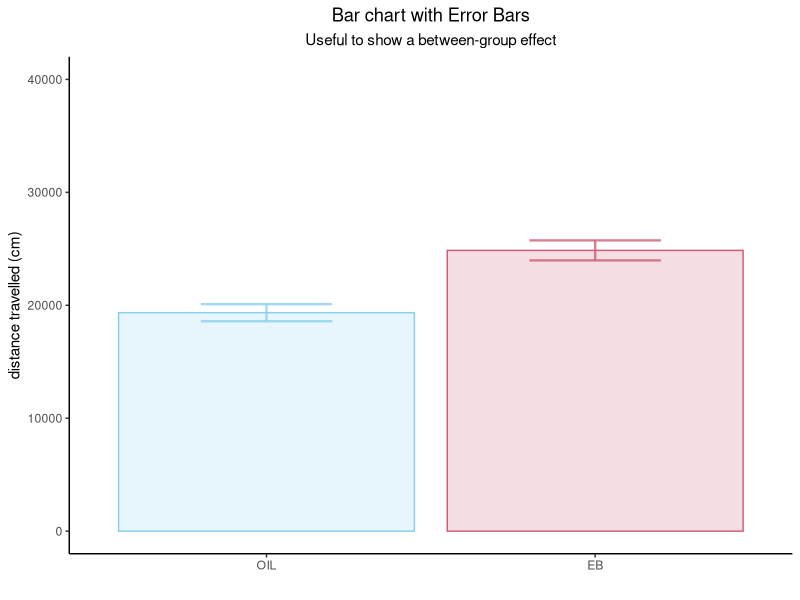
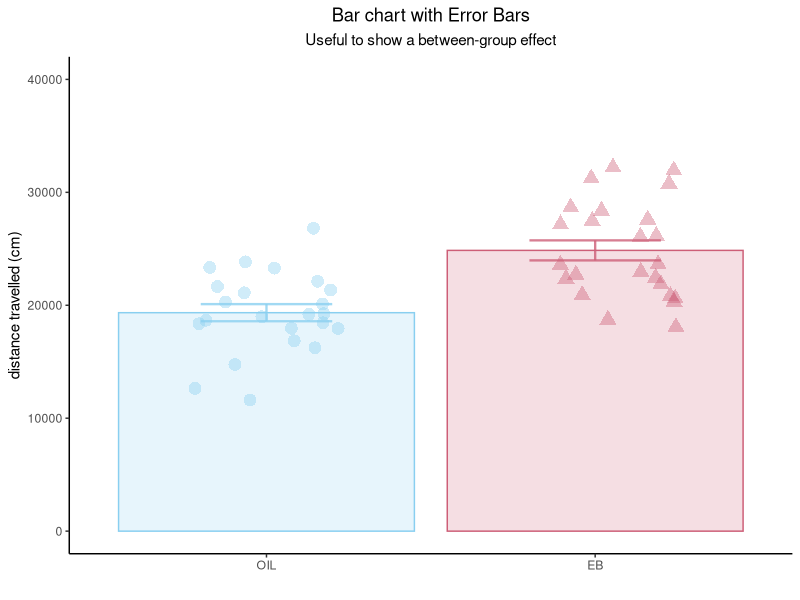
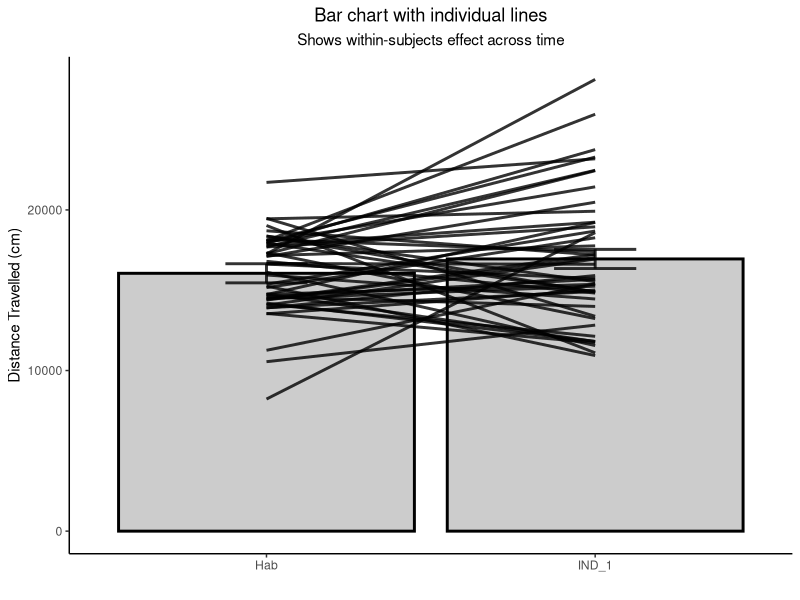
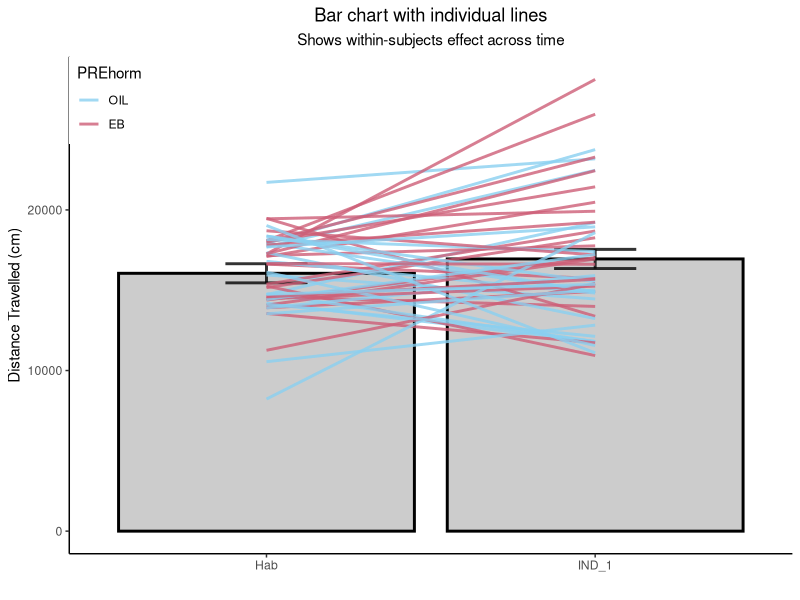
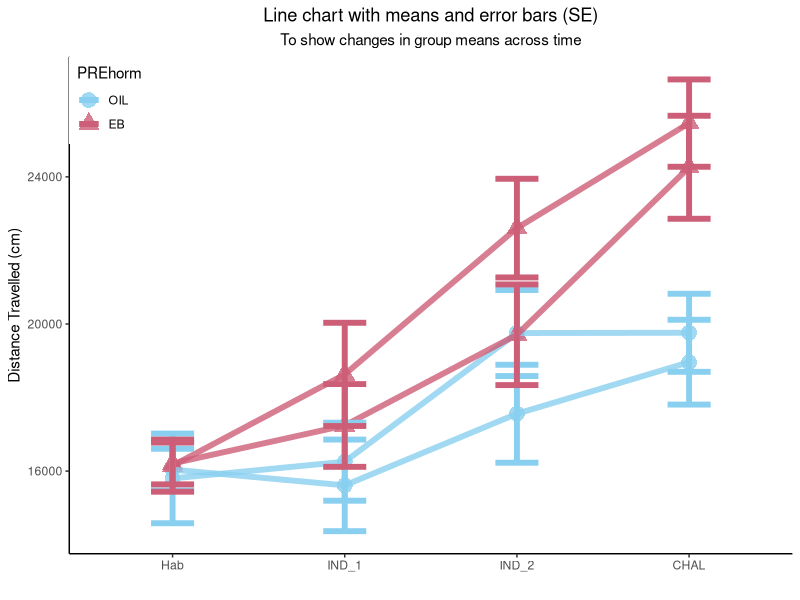
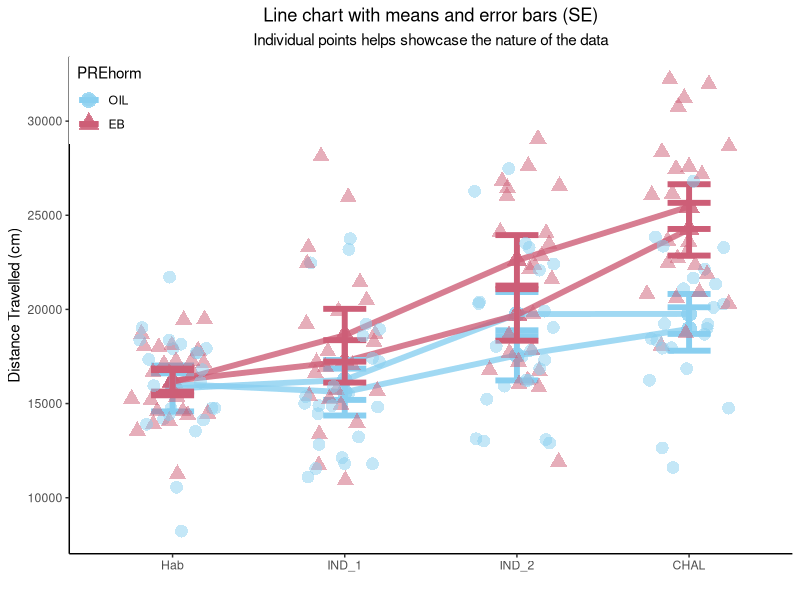
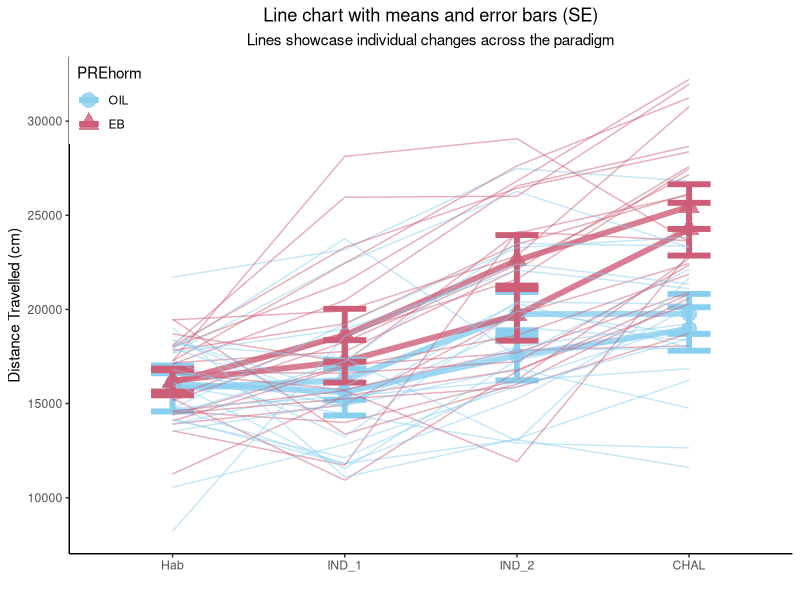
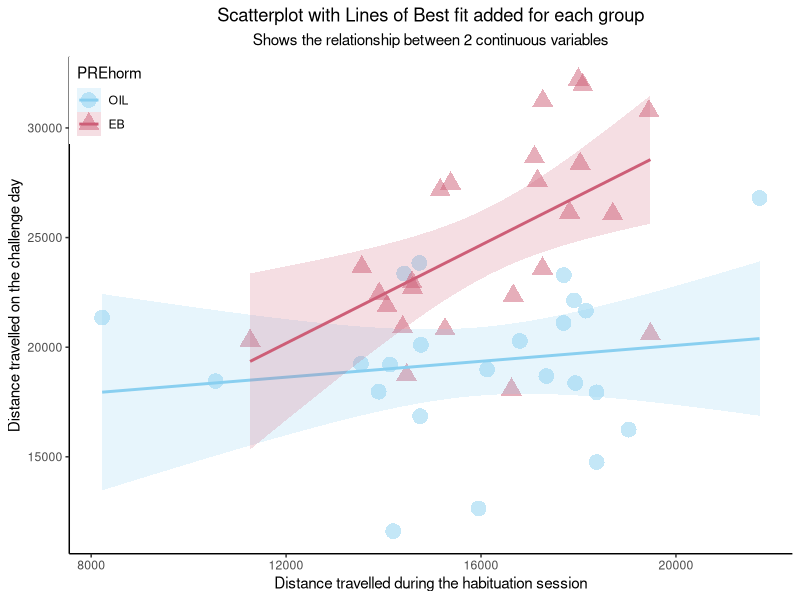

The R source for these figures, in order:
## ---- chunk 1
knitr::opts_chunk$set(warning=FALSE, message=FALSE)
## ---- chunk 2
library(tidyverse)
library(reshape2)
library(ggpubr)
## ---- chunk 3
data <- read_csv("EB_Rats_Nicotine_Sensitization.csv")

data$PREhorm = factor(data$PREhorm,# change the PREhorm variable to a factor
                      levels = c(0,1), # With two levels, 0 and 1 (ordered)
                      labels = c("OIL","EB")) # And label those levels, the condition names.

data$CHALhorm = factor(data$CHALhorm,# change the CHALhorm variable to a factor
                      levels = c(0,1), # With two levels, 0 and 1 (ordered)
                      labels = c("OIL","EB")) # And label those levels, the condition names.
## ---- chunk 4
CHAL <- as.data.frame(data$ID) # Create temp df
CHAL$PREhorm <- data$PREhorm # Attach hormone variables
colnames(CHAL) <- c("ID","PREhorm") # name them
CHAL$distance <- data$CHAL

n <- CHAL %>% # Get info about Input's n
  group_by(PREhorm) %>%
  summarise(n=n())

means <- CHAL %>% # Get info about mean distance travelled by each group.
  group_by(PREhorm) %>%
  summarise(mean=mean(distance))

sd <- CHAL %>% # Get sd info for each group
  group_by(PREhorm) %>%
  summarise(sd=sd(distance))

se <- sd[-1] # Drop the ID column, because it's problematic in the nest step and is not longer needed.
se <- se / sqrt(n$n-1) # calculate standard error

m_means <- melt(means) # Get data to ggplot format
m_se <- melt(se)
m_means$se <- m_se$value # Bind se values to the means df.

a <- ggplot(m_means, aes(x=PREhorm,y=value,colour=PREhorm,fill=PREhorm))+ # Create bar chart 
  geom_bar(stat = "identity", alpha=0.2)+
  geom_errorbar(aes(x=PREhorm,ymin=value-se,ymax=value+se), width=0.4, size=0.8,alpha=0.8)+
  scale_colour_manual(values=c("#89CFF0","#CD5E77"))+
  scale_fill_manual(values=c("#89CFF0","#CD5E77"))+
  theme_classic()+
  theme(legend.position = "none")+
  theme(plot.title = element_text(hjust=0.5))+
  theme(plot.subtitle = element_text(hjust=0.5))+
  labs(
    x=" ",
    y="distance travelled (cm)",
    title = "Bar chart with Error Bars",
    subtitle = "Useful to show a between-group effect"
  )+
  ylim(0,40000)

a # Check out the result - Bar chart with error bars
## ---- chunk 5
a + 
  geom_jitter(data=data,aes(x=PREhorm,y=CHAL,shape=PREhorm),size=4,alpha=0.4,width=0.25) 

## ---- chunk 6
lines_data <- data[ ,1:7]
lines_data <- lines_data[-2]
lines_data <- lines_data[-2]

n <- lines_data %>% # Get info about Input's n
  summarise(n=n())

means <- lines_data %>% # Get info about Input's mean distance value
  summarise_at(vars(Hab:IND_1),mean) 

sd <- lines_data %>% # Get sd info
  summarise_at(vars(Hab:IND_1),"sd")

se <- sd[-1] # Drop the ID column, because it's problematic in the nest step and is not longer needed.
se <- se / sqrt(n$n-1) # calculate standard error

m_means <- melt(means) # Get data to ggplot format
m_se <- melt(se)
m_means$se <- m_se$value # Bind se values to the means df.

m_lines_data <- melt(lines_data, id.vars=c("ID","PREhorm","CHALhorm"))

a <- ggplot(m_means, aes(x=variable,y=value))+
  geom_bar(stat="identity", alpha=0.2,colour="black",fill="black",size=1)+
  geom_errorbar(aes(ymin=value-se,ymax=value+se),size=1,width=0.25, alpha=0.8,colour="black")+
  theme_classic()+
  theme(legend.position = c(0,1), legend.justification = c(0,1))+
  theme(plot.title = element_text(hjust=0.5))+
  theme(plot.subtitle = element_text(hjust=0.5))+
  labs(x="",
       y="Distance Travelled (cm)",
       title="Bar chart with individual lines",
       subtitle = "Shows within-subjects effect across time")

a + geom_line(data=m_lines_data, aes(x=variable,y=value,group=ID),alpha=0.8,size=1)

a + geom_line(data=m_lines_data, aes(x=variable,y=value,group=ID,colour=PREhorm),alpha=0.8,size=1)+
    scale_colour_manual(values=c("#89CFF0","#CD5E77"))
## ---- chunk 7
a <- data[,1:2]
a$PREhorm <- data$PREhorm
a <- a[-2]
b <- data[,8:9]
c <- cbind(a,b)

n <- data %>%
  group_by (PREhorm) %>%
  summarise(n=n())

means <- data %>%
  group_by(PREhorm) %>%
  summarise_at(vars(IND_2:CHAL),"mean")

sds <- data %>%
  group_by(PREhorm) %>%
  summarise_at(vars(IND_1:IND_2),"sd")

se <- sds [,-1]
se <- se / sqrt(n$n-1)

m_means <- melt(means)
m_se <- melt(se)
m_means$se <- m_se$value

a <- ggplot(m_means,aes(x=variable,y=value,colour=PREhorm,fill=PREhorm))+
  scale_colour_manual(values=c("#89CFF0","#CD5E77"))+
  scale_fill_manual(values=c("#89CFF0","#CD5E77"))+
  geom_bar(stat="identity",alpha=0.2,size=1)+
  geom_errorbar(aes(x=variable,ymin=value-se,ymax=value+se),size=1,width=0.25)+
  theme_classic()+
  facet_wrap(~PREhorm)

lines_data <- data[ ,1:5]
lines_data <- lines_data[-2]
lines_data <- lines_data[-2]
lines_data$IND_2 <- data$IND_2
lines_data$CHAL <- data$CHAL
m_lines_data <- melt(lines_data, id.vars=c("ID","PREhorm","CHALhorm"))

b <- a + 
  geom_line(data=m_lines_data, aes(x=variable,y=value,group=ID,colour=PREhorm),alpha=0.8,size=1)+
  theme(plot.title = element_text(hjust=0.5))+
  theme(legend.position = "none")+
  labs(title="EB during induction enables expression of sensitization",
       x=" ",
       y="Distance Travelled (cm)")

ggsave("wi_CHAL.png",b,dpi=300,height=4,width=7)

## ---- chunk 8
data2 <- data
data2 <- data2[-2]
data2 <- data2[-2]
m_data <- melt(data, id.vars=c("ID","PREhorm","CHALhorm"))

n <- data %>% # Get info about Input's n
  group_by(`PREhorm`,`CHALhorm`)%>%
  summarise(n=n())

means <- data %>% # Get info about Input's mean distance value
  group_by(`PREhorm`,`CHALhorm`)%>%
  summarise_at(vars(Hab:CHAL),mean) 

sd <- data %>% # Get sd info
  group_by(`PREhorm`,`CHALhorm`)%>%
  summarise_at(vars(Hab:CHAL),"sd")

se <- sd[-1] # Drop the ID column, because it's problematic in the nest step and is not longer needed.
se <- se[-1]
se <- se / sqrt(n$n-1) # calculate standard error

m_means <- melt(means,id.vars=c("PREhorm","CHALhorm")) # Get data to ggplot format
m_se <- melt(se)
m_means$se <- m_se$value # Bind se values to the means df.
m_means$group <- c(1,2,3,4,1,2,3,4,1,2,3,4,1,2,3,4)

a <- ggplot(m_means,aes(x=variable,y=value,colour=PREhorm,shape=PREhorm,group=group))+
  geom_point(size=5,alpha=0.8)+
  geom_line(size=2,alpha=0.8)+
  scale_colour_manual(values=c("#89CFF0","#CD5E77"))+
  geom_errorbar(aes(x=variable,ymin=value-se,ymax=value+se),size=2,width=0.25,alpah=0.8)+
  theme_classic()+
  theme(plot.title = element_text(hjust=0.5))+
  theme(plot.subtitle = element_text(hjust=0.5))+
  theme(legend.position = c(0,1), legend.justification = c(0,1))+
  labs(x="",
       y="Distance Travelled (cm)",
       title= "Line chart with means and error bars (SE)",
       subtitle="To show changes in group means across time")

a 

## ---- chunk 9
data2 <- data 
data2 <- data2[-2]
data2 <- data2[-2]
data2$group <- 0

data2 <- data2 %>%
  mutate(group = case_when(
    data2$PREhorm == "OIL" | data2$CHALhorm == "OIL" ~ 1,
    data2$PREhorm == "EB" | data2$CHALhorm == "OIL" ~ 2,
    data2$PREhorm == "OIL" | data2$CHALhorm == "EB" ~ 3,
    data2$PREhorm == "EB" | data2$CHALhorm == "EB" ~4
  ))

m_data <- melt(data2,id.vars=c("ID","group","PREhorm","CHALhorm"))

a + 
  geom_jitter(data=m_data,size=4,alpha=0.5,width=0.25)+
  labs(
    subtitle="Individual points helps showcase the nature of the data"
  )
## ---- chunk 10
a + 
  geom_line(data=m_data, aes(x=variable,y=value,group=ID),alpha=0.5)+
  labs(
    subtitle = "Lines showcase individual changes across the paradigm"
  )
## ---- chunk 11
ggplot(data, aes(x=Hab,y=CHAL,colour=PREhorm,shape=PREhorm,fill=PREhorm))+
  geom_point(size=5,alpha=0.5)+
  geom_smooth(method="lm",alpha=0.2)+
  scale_colour_manual(values=c("#89CFF0","#CD5E77"))+
  scale_fill_manual(values=c("#89CFF0","#CD5E77"))+
  theme_classic()+
  theme(legend.position = c(0,1), legend.justification = c(0,1))+
  theme(plot.title = element_text(hjust=0.5))+
  theme(plot.subtitle = element_text(hjust=0.5))+
  labs(
    x="Distance travelled during the habituation session",
    y="Distance travelled on the challenge day",
    title = "Scatterplot with Lines of Best fit added for each group",
    subtitle = "Shows the relationship between 2 continuous variables"
  )

